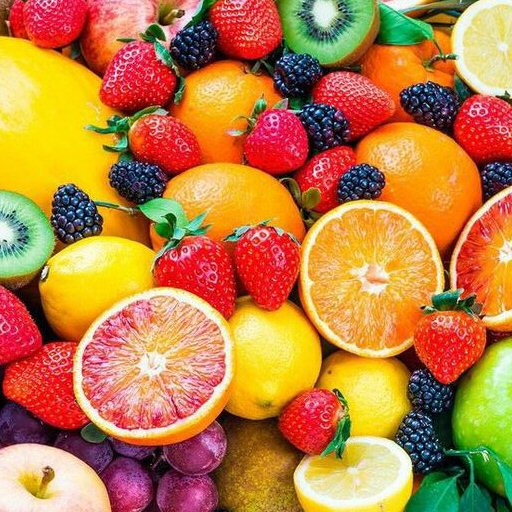
#> input picture img/fruit_512c.jpg, 512 x 512 px, found by its file name
$ python 9_5.py
#> lines starting #> are read from the running program, lines starting #| are printed output that depends on the picture
import numpy as np
import cv2

g_image = cv2.imread('./img/fruit_512c.jpg', cv2.IMREAD_GRAYSCALE)
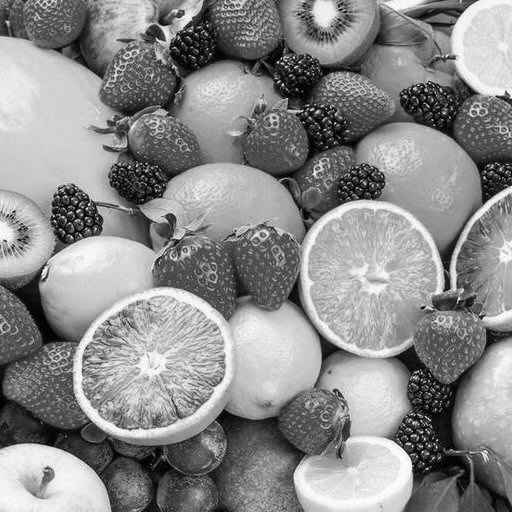
#> g_image: shape (512, 512); min 0, max 255, mean 138.9
c_image = cv2.cvtColor(g_image, cv2.COLOR_GRAY2BGR)
cv2.imshow('Original image', c_image)

rows, cols = c_image.shape[:2] # channel 여부 무시
#> rows = 512; cols = 512

# pts1 좌표 표시
pts1 = np.float32([[80,280],[220,220],[250,480],[60,420]])
cv2.circle(c_image, (80,280), 9, (255,0,0),-1)
cv2.circle(c_image, (220,220), 9, (0,255,0),-1)
cv2.circle(c_image, (250,480), 9, (0,0,255),-1)
cv2.circle(c_image, (60,420), 9, (0,255,255),-1)

# 평행선 표시
cv2.line(c_image, (0, 340), (511, 340), (255, 0, 0), 2)
cv2.line(c_image, (0, 380), (511, 380), (0, 0, 255), 2)
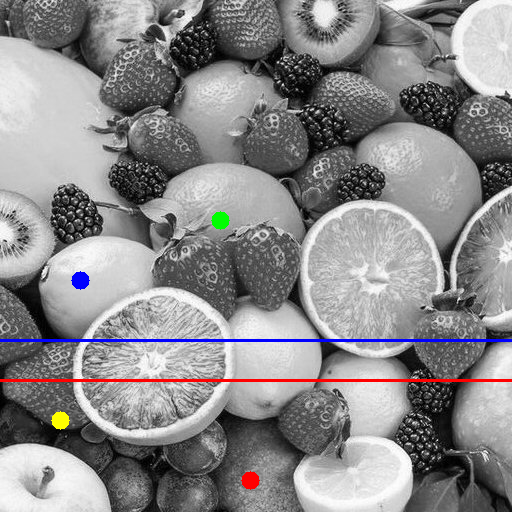
#> c_image: shape (512, 512, 3); mean B, G, R 138.2, 137, 138.5

pts2 = np.float32([[10,10],[502,10],[502,502],[10,502]])
Mat1 = cv2.getPerspectiveTransform(pts1, pts2)

print('Perspective matrix')
print(Mat1)

r_image = cv2.warpPerspective(c_image, Mat1, (cols, rows))
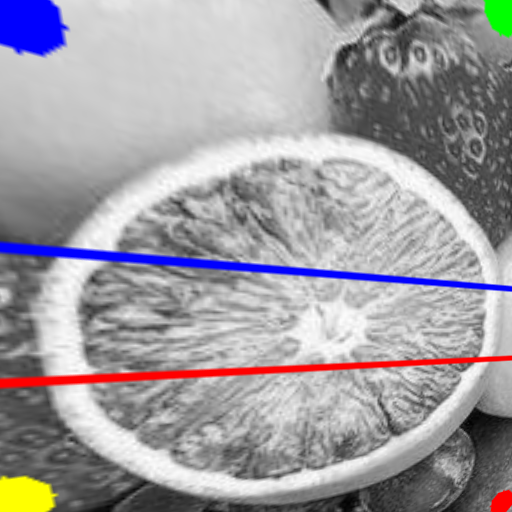
#> r_image: shape (512, 512, 3); mean B, G, R 161.4, 156.7, 159.9

cv2.imshow('Original image', c_image)
cv2.imshow('Perspective image', r_image)

cv2.waitKey(0)

$ run again, with img/coins_1.jpg copied over img/fruit_512c.jpg
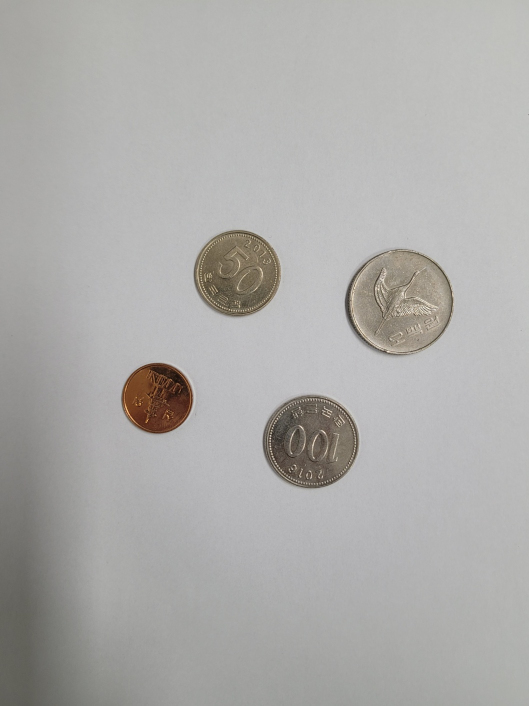
#> input picture img/coins_1.jpg, 1058 x 1411 px, found by its file name (shown at 1/2 size)
#> `cv2.line(c_image, (0, 380), (511, 380), (0, 0, 255), 2)`:
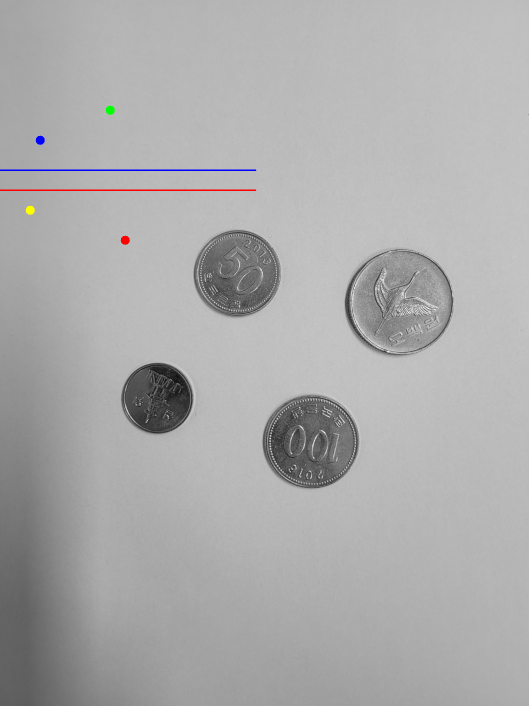
#> c_image: shape (1411, 1058, 3) (shown at 1/2 size); mean B, G, R 171.7, 171.5, 171.8
#> `r_image = cv2.warpPerspective(c_image, Mat1, (cols, rows))`:
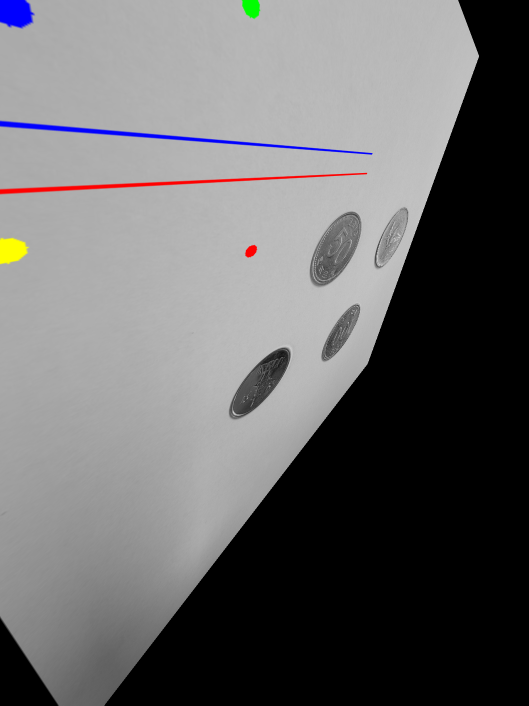
#> r_image: shape (1411, 1058, 3) (shown at 1/2 size); mean B, G, R 105.9, 105, 105.7

$ run again, with img/coins_2.jpg copied over img/fruit_512c.jpg
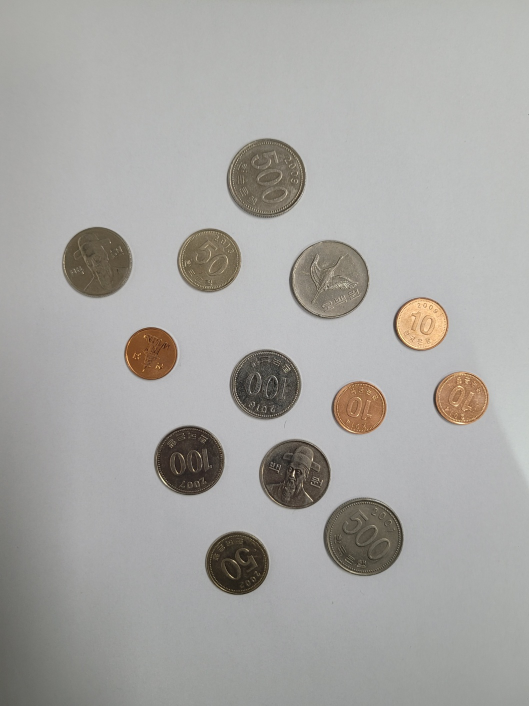
#> input picture img/coins_2.jpg, 1058 x 1411 px, found by its file name (shown at 1/2 size)
#> `cv2.line(c_image, (0, 380), (511, 380), (0, 0, 255), 2)`:
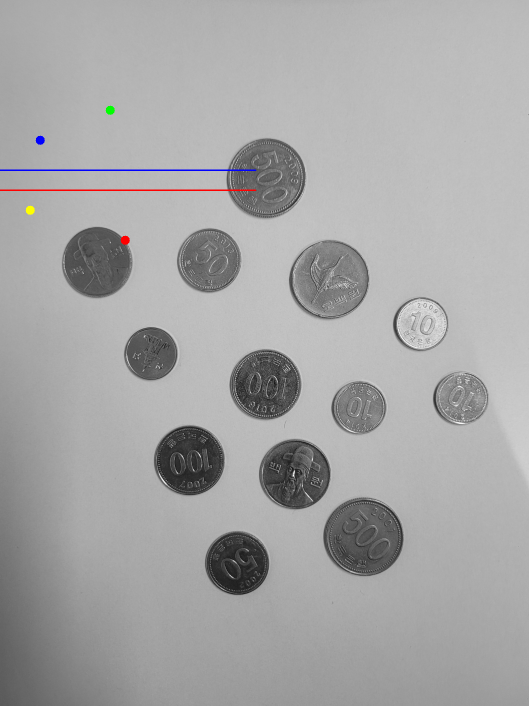
#> c_image: shape (1411, 1058, 3) (shown at 1/2 size); mean B, G, R 165.8, 165.6, 165.9
#> `r_image = cv2.warpPerspective(c_image, Mat1, (cols, rows))`:
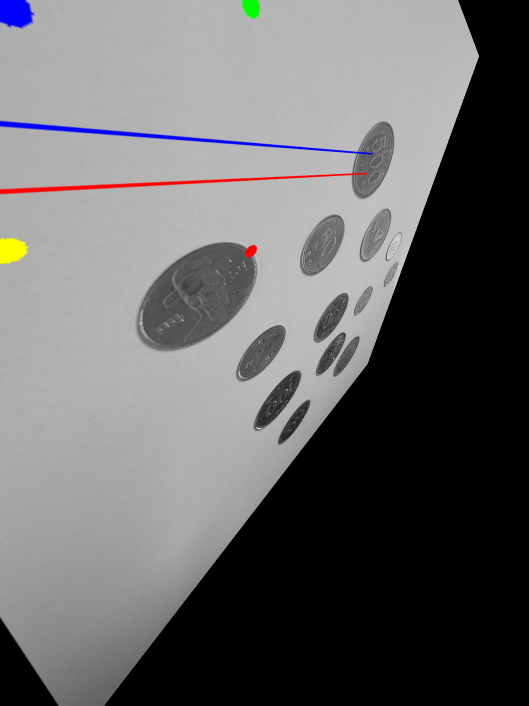
#> r_image: shape (1411, 1058, 3) (shown at 1/2 size); mean B, G, R 104.7, 103.8, 104.5
